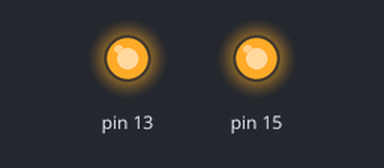
Recording of a sketch running on a simulated Arduino Uno, built with avr-gcc and run on an emulated ATmega328P. Parts: output pins drawn as LEDs (lit = HIGH).

Above: at 0.1 s.
Timing chart, 0 to 1.6 s (numbered marks = the images above):
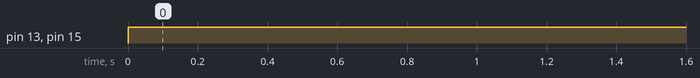

Measured:
- by itself, pin 13, pin 15: LOW → HIGH at 0.00 s

The sketch:

power.ino
```cpp
#include <math.h>
#include <HardwareSerial.h>
#include <Arduino.h>   // Required before wiring_private.h
#include "wiring_private.h" // pinPeripheral() function
#include <Wire.h>

void setup() {
  pinMode(15, OUTPUT);
  pinMode(13, OUTPUT);
  //Serial.begin(9600);
}

void loop() {
  // put your main code here, to run repeatedly:
  /*digitalWrite(13, HIGH);
  delay(1000);
  digitalWrite(13, LOW);
  delay(1000);*/
  digitalWrite(15, HIGH);
  digitalWrite(13, HIGH);
  /*
  digitalWrite(15, LOW);
  digitalWrite(13, LOW);
  delay(60000);


  digitalWrite(15, HIGH);
  digitalWrite(13, HIGH);
  Serial.println("Turning on Jetson");
  delay(60000);*/


}
```
